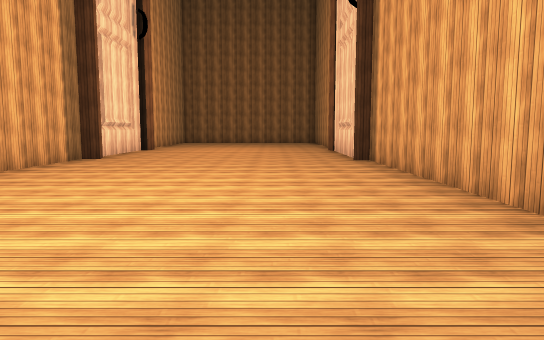
View 1 (above)

18 first-person views from a walk through a Unity game level. The camera is 1.5 m above the floor, tilts 6° down and sees 70° across. The floor is counted in squares, 2 m on a side. Each view is taken from the middle of a square. On the plan, view 1 faces up. The plan holds only what a view shows up to about 12 squares ahead; the rest is blank. Some surface patterns are stand-ins.

View 2
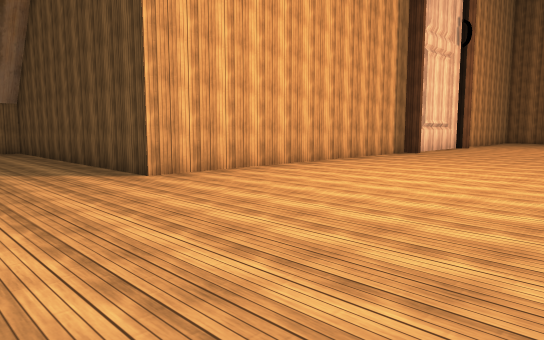

View 3
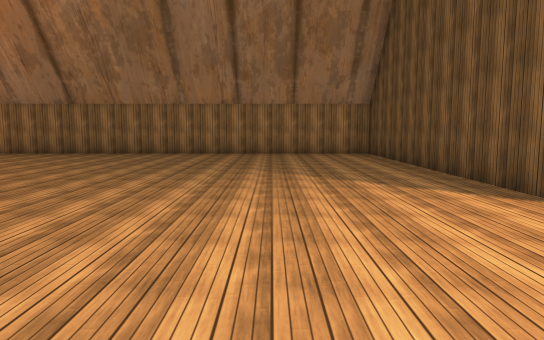

View 4
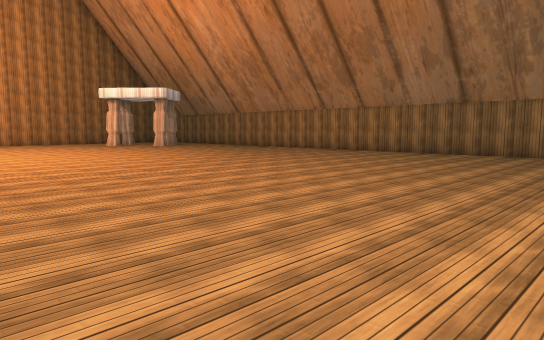

View 5
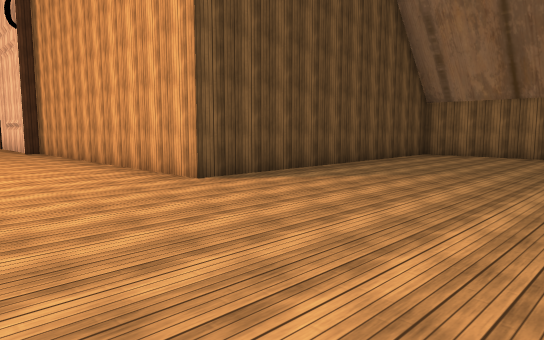

View 6
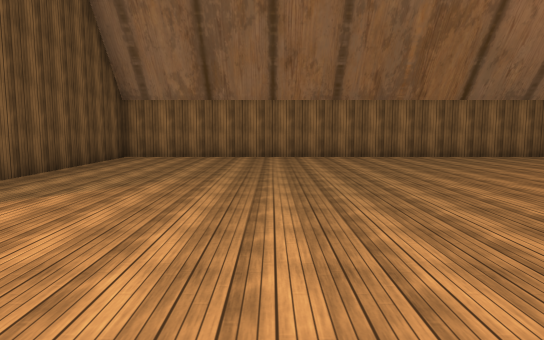

View 7
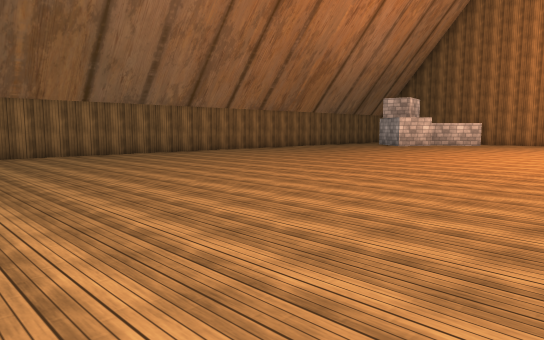

View 8
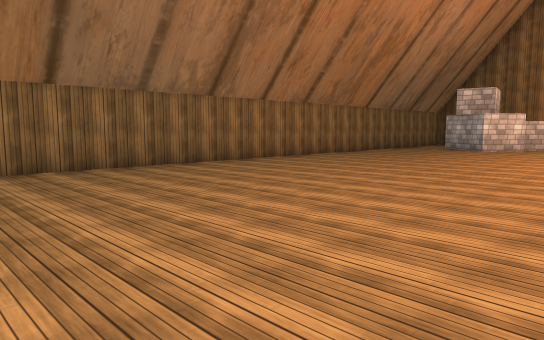

View 9
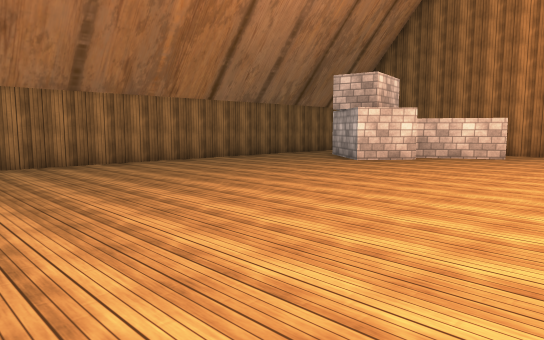

View 10
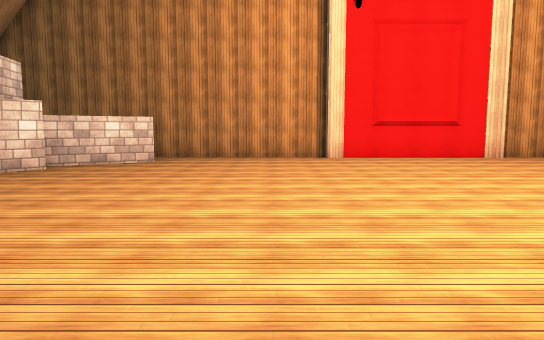

View 11
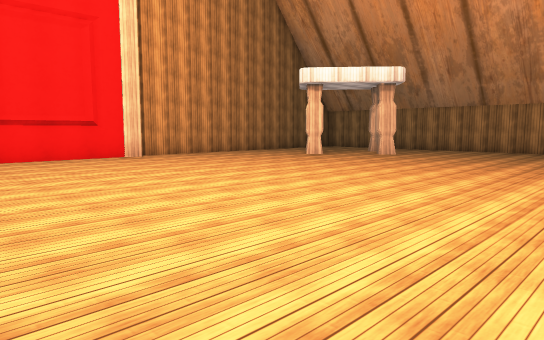

View 12
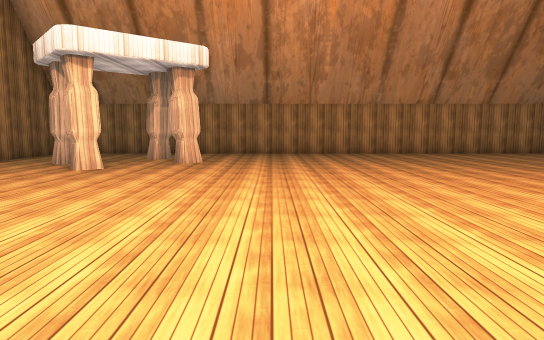

View 13
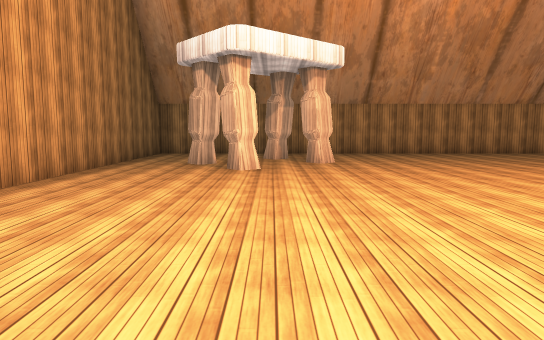

View 14
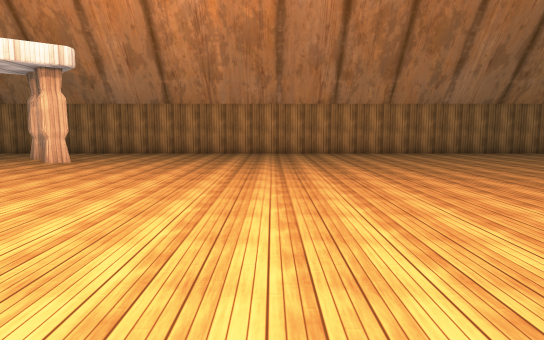

View 15
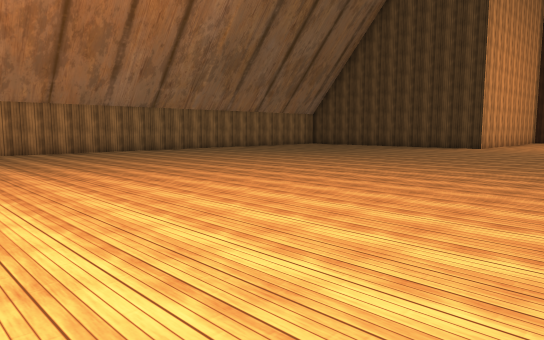

View 16
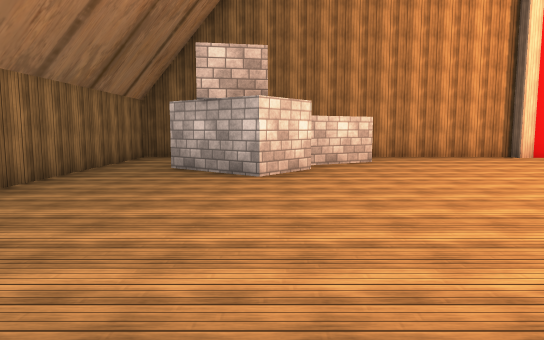

View 17
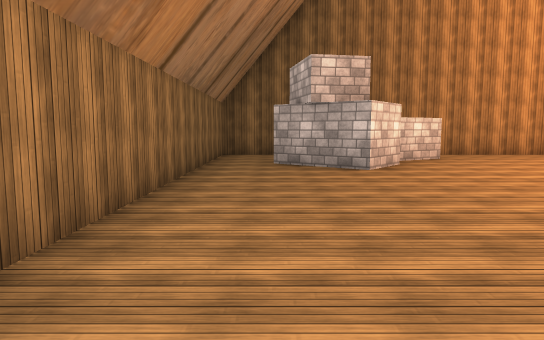

View 18
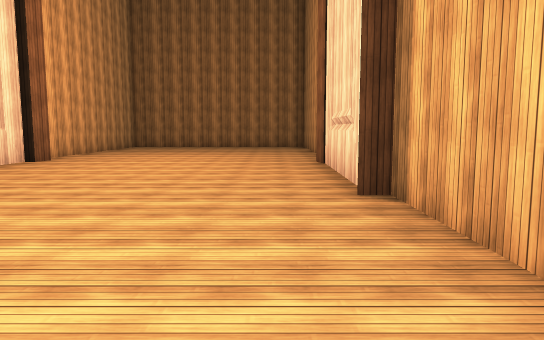

### Floor plan
Points are (right, up) in squares from view 1. A wall is a line through its corners. A room is listed if a view was taken in it or the views show most of it. See-through windows are left out.
Room 1 (views 1, 2, 3, 4, 5, 6, 7, 8, 9, 10, 11, 12, 13, 14, 15, 16, 17, 18)
walls: (-9.9, -19.6) (-9.5, -20) (-9.9, -20.3); (6.2, -21.4) (7.2, -20.1) (9, -21.5); (-8.4, -21.3) (-8.1, -21.6) (-8.5, -21.9); (-11, -20.5) (-10.6, -20.9) (-10.9, -21.2); (4.6, -23) (6.7, -21.8); (-4.1, -24) (-3.5, -24.2) (0, -24.2) (0.6, -24.1) (0.6, -24.4) (5.3, -24.4); (2.1, 10.1) (2.2, 13.6); (-9.5, -22.2) (-9.2, -22.6) (-9.5, -22.8); (-3.6, -24.4) (-0.5, -24.4); (-4.5, 10.3) (-4.3, 9.8) (-4.8, 9.8) (-4.8, 1) (-12.9, 1) (-12.9, -24.4) (-4.1, -24.4); (-4.8, 12.1) (-4.8, 10.6); (8.9, -24.4) (10.4, -24.4) (10.4, 1) (2.4, 1) (2.4, 9.4) (2, 9.4); (2.2, 13.5) (2, 14); (-4.8, 14) (-4.8, 13); (-4.3, 14.5) (-4.5, 13.9); (-4.8, 17.1) (-4.8, 15.1)

Where each view was taken, in squares from view 1:
view 1: 0 up, 0 right, facing up
view 2: 2 down, 1 right, facing up-left
view 3: 2 down, 1 left, facing left
view 4: 4 down, 1 left, facing down-left
view 5: 4 down, 1 left, facing up-right
view 6: 3 down, 0 right, facing right
view 7: 4 down, 1 left, facing down-right
view 8: 6 down, 3 right, facing down-right
view 9: 12 down, 2 right, facing down-right
view 10: 14 down, 2 right, facing down
view 11: 14 down, 1 right, facing down-left
view 12: 18 down, 1 left, facing left
view 13: 21 down, 1 left, facing left
view 14: 15 down, 1 left, facing left
view 15: 15 down, 0 right, facing up-left
view 16: 14 down, 7 right, facing down
view 17: 13 down, 9 right, facing down
view 18: 5 up, 1 right, facing up
